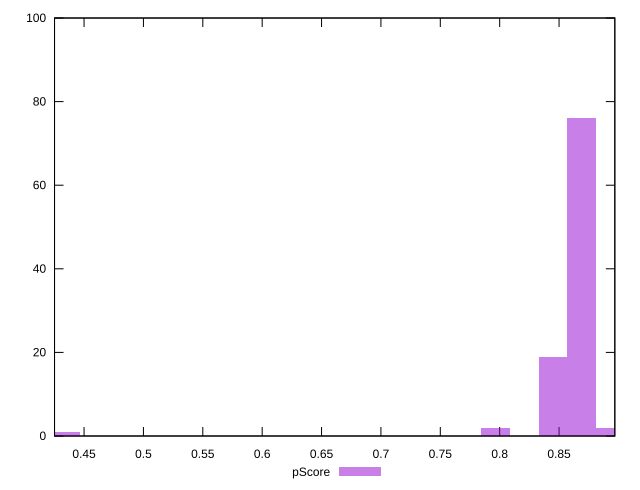

Write gnuplot code to recreate this figure.
reset

$pScore <<EOF
0.4344634986138052 1
0.8447901361935101 19
0.8689269972276104 76
0.7965164141253095 2
0.8930638582617106 2
EOF

set key outside below
set boxwidth 0.024136861034100288
set xrange [0.4251405090920818:0.8969614961181573]
set yrange [0:100]
set trange [0:100]
set style fill transparent solid 0.5 noborder
set terminal svg size 640, 490 enhanced background rgb 'white'
set output "report_00025_2021-02-22T21:38:55.199Z/first-meaningful-paint/samples/pages+cached/pScore/histogram.svg"

plot $pScore title "pScore" with boxes

reset
